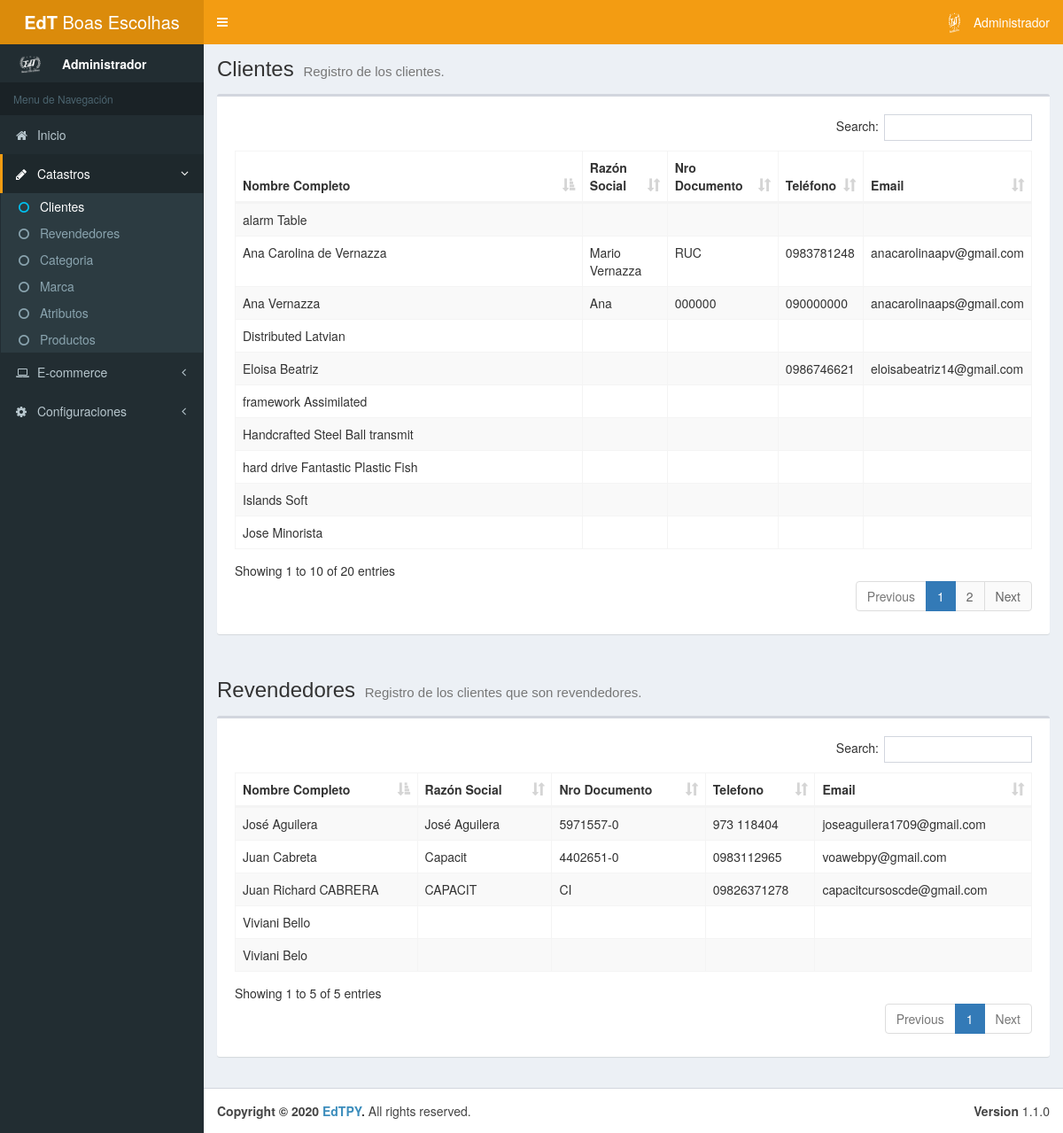
Screenshot of /admin/cliente.php (signed in) with the database file from the repository.
### tables this page shows
CREATE TABLE IF NOT EXISTS `tb_cliente` (
  `id` int(11) NOT NULL AUTO_INCREMENT,
  `nombre` varchar(80) NOT NULL,
  `apellido` varchar(80) DEFAULT NULL,
  `ruc` varchar(20) DEFAULT NULL COMMENT 'RUC, RG, CI',
  `documento` varchar(50) DEFAULT NULL,
  `razon_social` varchar(80) DEFAULT NULL,
  `mayorista` tinyint(1) NOT NULL,
  `telefono` varchar(20) DEFAULT NULL,
  `email` varchar(80) DEFAULT NULL,
  `url` varchar(80) DEFAULT NULL,
  PRIMARY KEY (`id`)
);

### admin/mods/server/cliente.php (called while the page is built, shortened)
<?php
	function getClientes () {
		$connection = conn();
        $sql = "SELECT * FROM tb_cliente WHERE mayorista = 0
        ORDER BY nombre ASC";
		$query = $connection->prepare($sql);
		$query->execute();
		if ($query->rowCount() > 0) {
			$result= $query->fetchAll();
		} else {
			$result = null;
		}
		return $result;
	}
	function getRevendedores () {
		$connection = conn();
        $sql = "SELECT * FROM tb_cliente WHERE mayorista = 1
        ORDER BY nombre ASC";
		$query = $connection->prepare($sql);
		$query->execute();
		if ($query->rowCount() > 0) {
			$result= $query->fetchAll();
		} else {
			$result = null;
		}
		return $result;
    }
?>

### admin/mods/objs/cliente.php (called while the page is built, shortened)
<?php
    include_once "mods/server/cliente.php";
	$clientes = getClientes();
	$revendedores = getRevendedores();
?>

### admin/cliente.php (the view, shortened to what this page needs)
<!DOCTYPE html>
<html>
<head>
	<?php include 'includes/head.php'; ?>
</head>
<body class="hold-transition skin-yellow sidebar-mini">
	<div class="wrapper">
		<?php include 'includes/header.php'; ?>
		<?php include 'includes/aside.php'; ?>
		<?php include_once "mods/objs/cliente.php";?>
		<div class="content-wrapper">
			<div class="row">
				<div class="col-md-12">
					<section class="content-header">
						<h1>
							Clientes
							<small>Registro de los clientes.</small>
						</h1>
					</section>
					<section class="content">
						<div class="box">
							<div class="box-body">
								<div class="box-body table-responsive">
									<table class="table table-striped table-bordered display nowra" id="tabladatos">
									<thead>
										<tr>
											<th>Nombre Completo</th>
											<th>Razón Social</th>
											<th>Nro Documento</th>
											<th>Teléfono</th>
											<th>Email</th>
										</tr>
									</thead>
									<tbody>
										<?php
											if ($clientes != null) {
												foreach ($clientes as $row) {
										?>
										<tr data-toggle="modal" data-target="#AltModal" data-codigo="<?php echo $row['id'];?>" data-nombre="<?php echo $row['nombre'];?>" data-apellido="<?php echo $row['apellido'];?>" data-razon="<?php echo $row['razon_social'];?>" data-tipo="<?php echo $row['ruc'];?>" data-numero="<?php echo $row['documento'];?>" data-mayorista="<?php echo $row['mayorista'];?>"; data-telefono="<?php echo $row['telefono'];?>" data-email="<?php echo $row['email'];?>" data-url="<?php echo $row['url'];?>">
											<td><?php echo $row['nombre']." ".$row['apellido'];?></td>
											<td><?php echo $row['razon_social'];?></td>
											<td><?php echo $row['ruc'];?></td>
											<td><?php echo $row['telefono'];?></td>
											<td><?php echo $row['email'];?></td>
										</tr>
										<?php }}?>
									</tbody>
									</table>
								</div>
							</div>
						</div>
					</section>
				</div>
			</div>
			<div class="row">
				<div class="col-md-12">
					<section class="content-header">
						<h1>
						Revendedores
							<small>Registro de los clientes que son revendedores.</small>
						</h1>
					</section>
					<section class="content">
						<div class="box">
							<div class="box-body">
								<div class="box-body table-responsive">
									<table class="table table-striped table-bordered display nowra" id="tabladatos2">
									<thead>
										<tr>
											<th>Nombre Completo</th>
											<th>Razón Social</th>
											<th>Nro Documento</th>
											<th>Telefono</th>
											<th>Email</th>
										</tr>
									</thead>
									<tbody>
										<?php
											if ($revendedores != null) {
												foreach ($revendedores as $row) {
										?>
										<tr data-toggle="modal" data-target="#AltModal" data-codigo="<?php echo $row['id'];?>" data-nombre="<?php echo $row['nombre'];?>" data-apellido="<?php echo $row['apellido'];?>" data-razon="<?php echo $row['razon_social'];?>" data-tipo="<?php echo $row['ruc'];?>" data-numero="<?php echo $row['documento'];?>" data-mayorista="<?php echo $row['mayorista'];?>"; data-telefono="<?php echo $row['telefono'];?>" data-email="<?php echo $row['email'];?>" data-url="<?php echo $row['url'];?>">
											<td><?php echo $row['nombre']." ".$row['apellido'];?></td>
											<td><?php echo $row['razon_social'];?></td>
											<td><?php echo $row['ruc'];?></td>
											<td><?php echo $row['telefono'];?></td>
											<td><?php echo $row['email'];?></td>
										</tr>
										<?php }}?>
									</tbody>
									</table>
								</div>
							</div>
						</div>
					</section>
				</div>
			</div>
		</div>
		<?php include "includes/footer.php"; ?>
	</div>
</body>
</html>

### rows the page displays
tb_cliente: nombre "alarm", apellido "Table"
tb_cliente: nombre "Ana", apellido "Vernazza", razon_social "Ana", ruc "000000", telefono "090000000", email "anacarolinaaps@gmail.com"
tb_cliente: nombre "Ana Carolina", apellido "de Vernazza", razon_social "Mario Vernazza", ruc "RUC", telefono "0983781248", email "anacarolinaapv@gmail.com"
tb_cliente: nombre "Distributed", apellido "Latvian"
tb_cliente: nombre "Eloisa", apellido "Beatriz", telefono "0986746621", email "eloisabeatriz14@gmail.com"
tb_cliente: nombre "framework", apellido "Assimilated"
tb_cliente: nombre "Handcrafted Steel Ball", apellido "transmit"
tb_cliente: nombre "hard drive", apellido "Fantastic Plastic Fish"
tb_cliente: nombre "Islands", apellido "Soft"
tb_cliente: nombre "Jose", apellido "Minorista"
tb_cliente: nombre "José", apellido "Aguilera", razon_social "José Aguilera", ruc "5971557-0", telefono "973 118404", email "joseaguilera1709@gmail.com"
tb_cliente: nombre "Juan", apellido "Cabreta", razon_social "Capacit", ruc "4402651-0", telefono "0983112965", email "voawebpy@gmail.com"
tb_cliente: nombre "Juan Richard", apellido "CABRERA", razon_social "CAPACIT", ruc "CI", telefono "09826371278", email "capacitcursoscde@gmail.com"
tb_cliente: nombre "Viviani", apellido "Bello"
tb_cliente: nombre "Viviani", apellido "Belo"

### other values shown
$_SESSION['empresa-menu'] "EdT Boas Escolhas"
$_SESSION['nome_usuario'] "Administrador"
$_SESSION['empresa'] "EdTPY"
